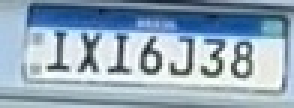
#> input picture runs/detect/predict_python/crops/placa/frame_000008.jpg, 98 x 36 px (shown 3 times larger); its folder holds only this picture in this run
$ python ocr_placas.py
#> lines starting #> are read from the running program, lines starting #| are printed output that depends on the picture; after the words box and inside, x2 and y2 are one past the last pixel; in counts of white or black regions, pixels touching at a corner belong together
from pathlib import Path
import numpy as np
import cv2
import pytesseract
import csv
import re
import os


# Caminho da pasta de crops
PASTA_CROPS = Path(r"C:\Users\isabel_martins\Documents\ASCAN\Computação Cognitiva\Desafio\runs\detect\predict_python\crops\placa")

# Onde salvar o CSV com os resultados
SAIDA_CSV = PASTA_CROPS.parent / "placas_lidas_melhor.csv"

pytesseract.pytesseract.tesseract_cmd = r"C:\Program Files\Tesseract-OCR\tesseract.exe"

# Função para ler imagens com caminho contendo acentos
def imread_unicode(path_like):
    p = Path(path_like)
    data = np.fromfile(str(p), dtype=np.uint8)  # evita problemas de encoding no Windows
    img = cv2.imdecode(data, cv2.IMREAD_COLOR)
#> img is the input picture: shape (36, 98, 3); mean B, G, R 185.2, 168.5, 147.7
    return img

# Pré-processamento: cinza -> unsharp -> equalização -> Otsu -> morf. -> resize  e reza
def preprocess(img_bgr):
    g = cv2.cvtColor(img_bgr, cv2.COLOR_BGR2GRAY)
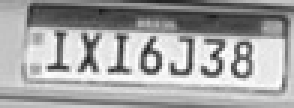
#> g: shape (36, 98) (shown 3 times larger); min 25, max 254, mean 164.2
    blur = cv2.GaussianBlur(g, (0, 0), 1.0)
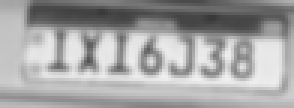
#> blur: shape (36, 98) (shown 3 times larger); min 57, max 240, mean 164
    sharp = cv2.addWeighted(g, 1.8, blur, -0.8, 0)
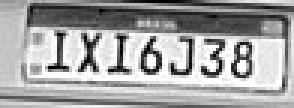
#> sharp: shape (36, 98) (shown 3 times larger); min 0, max 255, mean 163.1
    eq = cv2.equalizeHist(sharp)
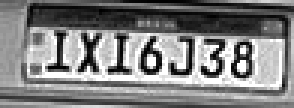
#> eq: shape (36, 98) (shown 3 times larger); min 0, max 255, mean 128.5
    _, bin_ = cv2.threshold(eq, 0, 255, cv2.THRESH_BINARY + cv2.THRESH_OTSU)
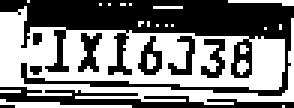
#> bin_: shape (36, 98) (shown 3 times larger); 49.1% white; 21 white regions (18 under 20 px), largest, box (x1, y1, x2, y2) and area: (0, 2, 98, 35) 1578, (0, 33, 44, 36) 61, (76, 0, 98, 2) 26
    bin_ = cv2.morphologyEx(bin_, cv2.MORPH_OPEN, np.ones((2, 2), np.uint8))
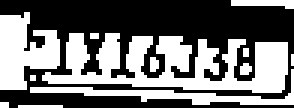
#> bin_: shape (36, 98) (shown 3 times larger); 44.2% white; 12 white regions (8 under 20 px), largest, box (x1, y1, x2, y2) and area: (14, 11, 96, 31) 886, (0, 4, 20, 30) 337, (10, 23, 98, 35) 226, (77, 0, 98, 3) 45
    h, w = bin_.shape
#> h = 36; w = 98
    escala = max(1.5, 300 / max(h, 1))
#> escala = 8.33
    bin_ = cv2.resize(bin_, (int(w * escala), int(h * escala)), interpolation=cv2.INTER_LINEAR)
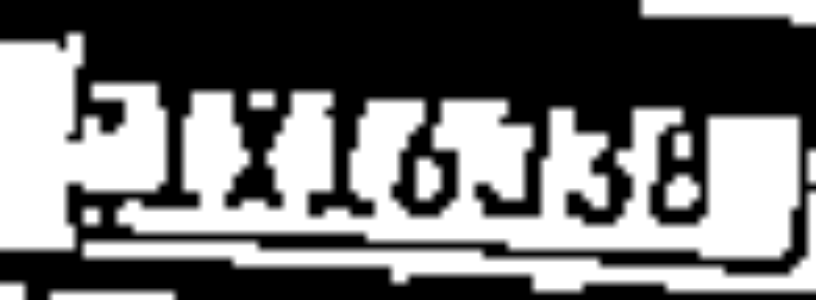
#> bin_: shape (300, 816); min 0, max 255, mean 112.8
    return bin_

# Regex da placa Mercosul simples
re_mercosul = re.compile(r"^[A-Z]{3}\d[A-Z0-9]\d{2}$")

# Mapa de confusões comuns
subs_confusas = str.maketrans({
    "O": "0", "Q": "0", "D": "0",
    "I": "1", "L": "1",
    "Z": "2",
    "S": "5",
    "B": "8"
})

def corrigir_formato(txt):
    t = re.sub(r"[^A-Z0-9]", "", txt.upper())

    if len(t) == 7:
        # Lembrete: letras nas 3 primeiras posições
        for i in range(3):
            if t[i].isdigit():
                if t[i] == "0": t = t[:i] + "O" + t[i+1:]
                if t[i] == "1": t = t[:i] + "I" + t[i+1:]
                if t[i] == "5": t = t[:i] + "S" + t[i+1:]
                if t[i] == "8": t = t[:i] + "B" + t[i+1:]
        # Lembrete: posição 3° deve ser dígito
        if not t[3].isdigit():
            t = t[:3] + t[3].translate(subs_confusas) + t[4:]
        # Lembrete: posições 5° e 6° dígitos
        for i in (5, 6):
            if i < len(t) and not t[i].isdigit():
                t = t[:i] + t[i].translate(subs_confusas) + t[i+1:]
    # Se não bater, tenta substituir confusões globalmente
    if len(t) >= 7 and not re_mercosul.match(t[:7]):
        t2 = t.translate(subs_confusas)
        if len(t2) >= 7 and re_mercosul.match(t2[:7]):
            t = t2
    return t

def ocr_placa(img_bgr):
    bin_ = preprocess(img_bgr)
    cfgs = [
        r'--oem 1 --psm 7 -c tessedit_char_whitelist=ABCDEFGHIJKLMNOPQRSTUVWXYZ0123456789',
        r'--oem 1 --psm 8 -c tessedit_char_whitelist=ABCDEFGHIJKLMNOPQRSTUVWXYZ0123456789',
    ]
    candidatos = []
    for cfg in cfgs:
        raw = pytesseract.image_to_string(bin_, config=cfg)
        cand = corrigir_formato(raw)
        if len(cand) >= 6:
            candidatos.append(cand[:7])
#> after the loop, candidatos = []
    # Preferir quem bate no regex
    for c in candidatos:
        if re_mercosul.match(c):
            return c
    return max(candidatos, key=len) if candidatos else ""

def main():
    if not PASTA_CROPS.exists():
        raise FileNotFoundError(f"Pasta de crops não encontrada: {PASTA_CROPS}")

    imagens = [p for p in PASTA_CROPS.iterdir() if p.suffix.lower() in (".jpg", ".jpeg", ".png")]
    if not imagens:
        print("Nenhuma imagem encontrada em:", PASTA_CROPS)
        return

    with open(SAIDA_CSV, "w", newline="", encoding="utf-8") as f:
        w = csv.writer(f)
        w.writerow(["arquivo", "placa_lida"])

        for img_path in imagens:
            img = imread_unicode(img_path)
            if img is None:
                print("Falha ao abrir:", img_path)
                continue
            placa = ocr_placa(img)
            w.writerow([img_path.name, placa])

    print("✅ OCR concluído.")
    print("CSV salvo em:", SAIDA_CSV)

if __name__ == "__main__":
    main()
#> (the call stopped at in ocr_placa, `raw = pytesseract.image_to_string(bin_, config=cfg)`: pytesseract is not available in this run)

$ run again, on runs/detect/predict_python/crops/placa/frame_000032.jpg
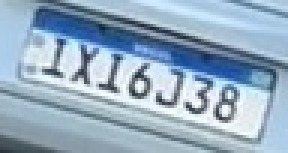
#> input picture runs/detect/predict_python/crops/placa/frame_000032.jpg, 96 x 51 px (shown 3 times larger)
#> in imread_unicode, img is the input picture: shape (51, 96, 3); mean B, G, R 192.2, 172.1, 149.1
#> in preprocess, `_, bin_ = cv2.threshold(eq, 0, 255, cv2.THRESH_BINARY + cv2.THRESH_OTSU)`:
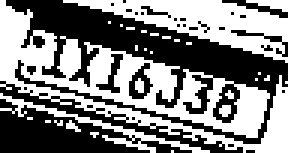
#> bin_: shape (51, 96) (shown 3 times larger); 50.4% white; 30 black regions (23 under 20 px), largest, box (x1, y1, x2, y2) and area: (2, 0, 96, 48) 1446, (0, 33, 64, 51) 513, (0, 27, 81, 51) 245
#> in preprocess, `bin_ = cv2.resize(bin_, (int(w * escala), int(h * escala)), interpolat..`:
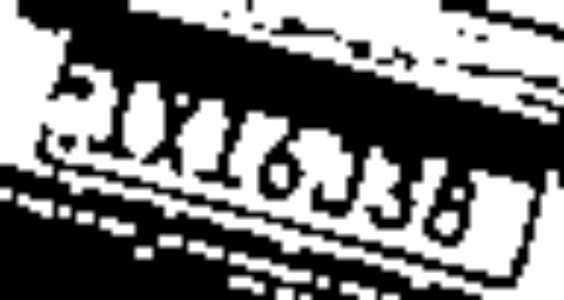
#> bin_: shape (300, 564); min 0, max 255, mean 119.7
#> after the loop in ocr_placa, `for cfg in cfgs:`: candidatos = []

$ run again, on runs/detect/predict_python/crops/placa/frame_000033.jpg
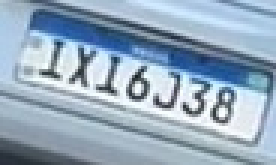
#> input picture runs/detect/predict_python/crops/placa/frame_000033.jpg, 92 x 55 px (shown 3 times larger)
#> in imread_unicode, img is the input picture: shape (55, 92, 3); mean B, G, R 188.3, 169.6, 149.1
#> in preprocess, `_, bin_ = cv2.threshold(eq, 0, 255, cv2.THRESH_BINARY + cv2.THRESH_OTSU)`:
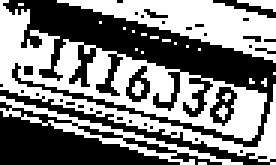
#> bin_: shape (55, 92) (shown 3 times larger); 49.9% white; 23 white regions (19 under 20 px), largest, box (x1, y1, x2, y2) and area: (0, 0, 92, 55) 1516, (19, 0, 92, 21) 642, (0, 32, 81, 55) 277, (79, 0, 92, 4) 28
#> in preprocess, `bin_ = cv2.resize(bin_, (int(w * escala), int(h * escala)), interpolat..`:
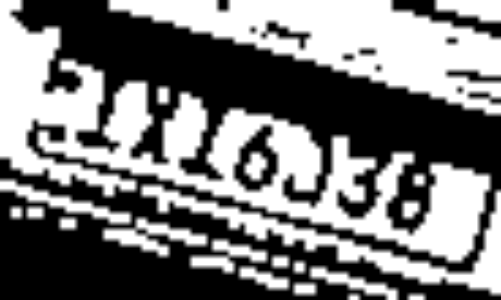
#> bin_: shape (300, 501); min 0, max 255, mean 120.6
#> after the loop in ocr_placa, `for cfg in cfgs:`: candidatos = []
